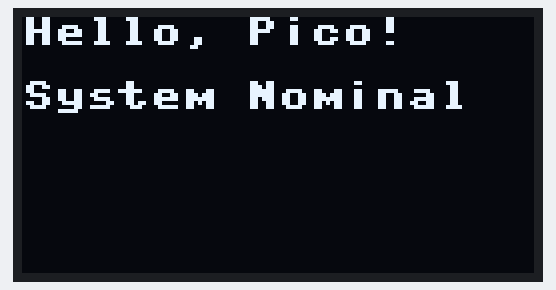
Bench run of a program on a simulated Raspberry Pi Pico running MicroPython. Parts: 128×64 one-colour display. At 0.1 s the program stops and its outputs stay as they are.

Above: at 0.1 s.

The program:

main.py
```python
"""
Install dependencies:
mpremote mip install ssd1306
"""

from machine import Pin, I2C
import ssd1306

# Initialize I2C0 on GP8 and GP9 with a 400kHz frequency
i2c = I2C(0, sda=Pin(8), scl=Pin(9), freq=400000)

# Initialize the SSD1306 display (Width, Height, I2C object)
display = ssd1306.SSD1306_I2C(128, 64, i2c)

# Clear the display buffer (0 = black)
display.fill(0)

# Write text: string, x, y, color
display.text("Hello, Pico!", 0, 0, 1)
display.text("System Nominal", 0, 16, 1)

# Push the buffer to the screen
display.show()
```
